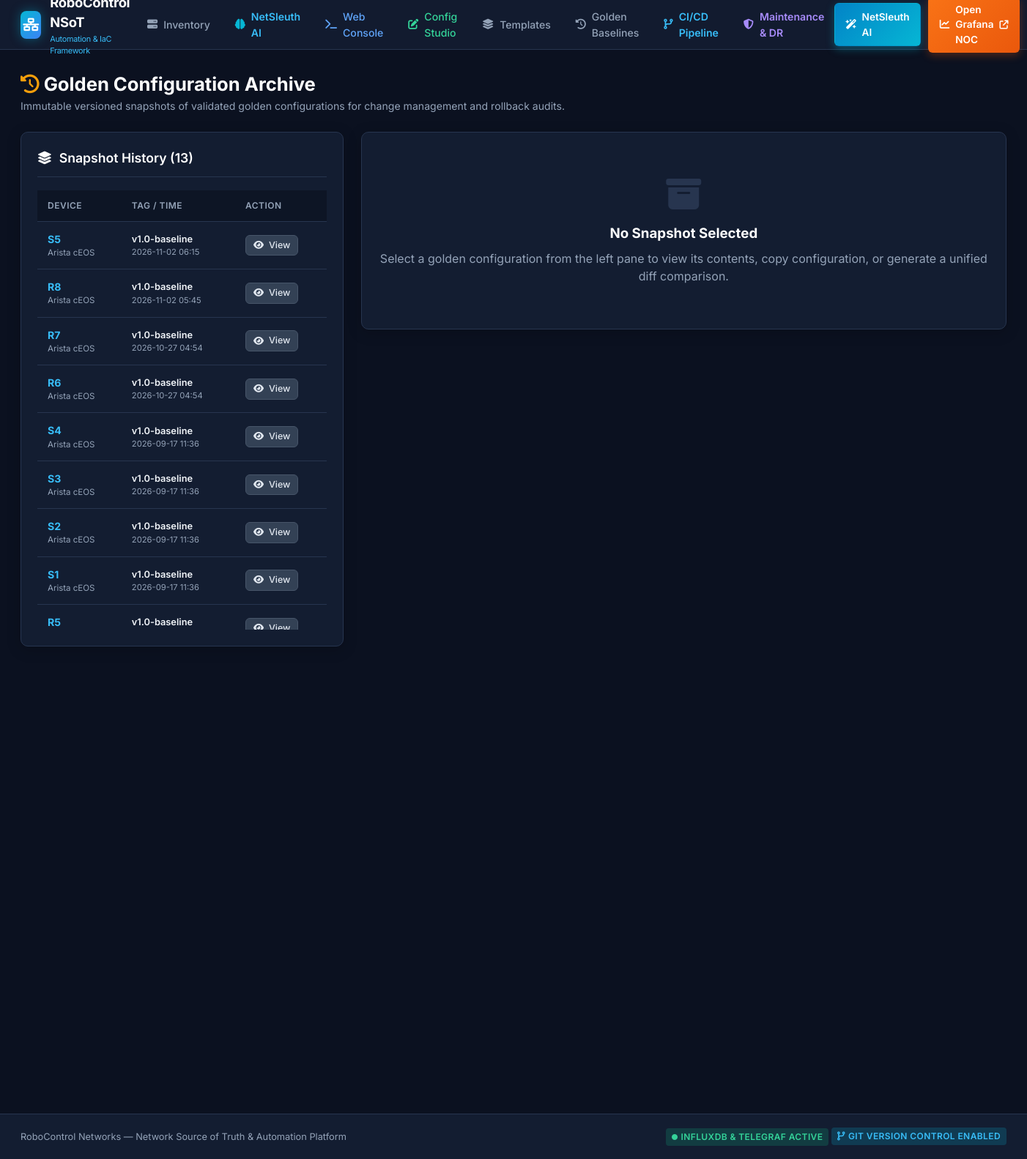
Screenshot of /golden-configs/ with the database file from the repository.
### automation/models.py (models this page shows, shortened)
class GoldenConfig(models.Model):
    device = models.ForeignKey(Device, on_delete=models.CASCADE, related_name='golden_configs')
    version_tag = models.CharField(max_length=64)
    timestamp = models.DateTimeField(auto_now_add=True)
    config_content = models.TextField()
    change_summary = models.CharField(max_length=255, default="Baseline Golden Config Snapshot")
    created_by = models.CharField(max_length=64, default="Network Automation Engine")
    class Meta:
        ordering = ['-timestamp']

class Device(models.Model):
    DEVICE_TYPES = [
        ('router', 'Router'),
        ('switch', 'Switch'),
        ('host', 'Host'),
        ('nmas', 'NMAS Station'),
        ('server', 'Internet Web Server'),
        ('backup', 'Backup Node'),
    ]
    VENDORS = [
        ('arista', 'Arista cEOS'),
        ('cisco_nxos', 'Cisco NX-OS 9000v'),
        ('cisco_xrv', 'Cisco IOS-XRv 9000'),
        ('sonic', 'SONiC VS (sonic-vs)'),
        ('linux', 'Linux Host / Server'),
    ]
    TIERS = [
        ('distribution', 'Tier 1: Distribution Routers (R1-R2, R6-R7)'),
        ('asbr', 'Tier 2: ASBR Core Routers (R3-R4)'),
        ('pe_router', 'Tier 3: PE WAN Gateway (R5)'),
        ('access_switch', 'Tier 4: Access Switches (S1-S2)'),
        ('core_switch', 'Tier 5: Core Backbone Switches (S3-S4)'),
        ('host', 'End Host (H1-H5)'),
        ('management', 'Management & Automation'),
    ]
    name = models.CharField(max_length=64, unique=True, verbose_name="Hostname / Device Name")
    device_type = models.CharField(max_length=32, choices=DEVICE_TYPES, default='router')
    vendor = models.CharField(max_length=64, choices=VENDORS, default='arista')
    tier = models.CharField(max_length=64, choices=TIERS, default='distribution')
    role = models.CharField(max_length=255, blank=True, verbose_name="Deployment Role")
    public_ip = models.CharField(max_length=64, blank=True, null=True, verbose_name="Public / WAN IP")
    private_ip = models.CharField(max_length=64, blank=True, null=True, verbose_name="Private IP")
    mgmt_ip = models.CharField(max_length=64, blank=True, null=True, verbose_name="Management IP")
    status = models.CharField(max_length=32, default='Online')
    routing_protocols = models.CharField(max_length=128, blank=True, default="OSPF", verbose_name="Routing Protocol(s)")
    bgp_asn = models.IntegerField(blank=True, null=True, verbose_name="BGP Local ASN")
    router_id = models.CharField(max_length=64, blank=True, null=True, verbose_name="Router ID")
    interface_ips = models.TextField(blank=True, verbose_name="Interface IPs / Descriptions")
    vlans = models.CharField(max_length=128, blank=True, verbose_name="VLANs (e.g. 10,20,30)")
    custom_config_yaml = models.TextField(blank=True, verbose_name="YAML Data Model")
    running_config = models.TextField(blank=True, verbose_name="Live Running Configuration")
    template_name = models.CharField(max_length=128, blank=True, default="r1_r2.j2", verbose_name="Jinja2 Template File")
    uploaded_config_file = models.FileField(upload_to='uploaded_configs/', blank=True, null=True, verbose_name="Uploaded Running Config File")
    uploaded_template_file = models.FileField(upload_to='uploaded_templates/', blank=True, null=True, verbose_name="Uploaded Jinja2 Template File")
    last_config_pulled_at = models.DateTimeField(blank=True, null=True)
    created_at = models.DateTimeField(auto_now_add=True)
    updated_at = models.DateTimeField(auto_now=True)
    class Meta:
        ordering = ['name']

### automation/views.py (the view, shortened to what this page needs)
# urls.py: path('golden-configs/', views.golden_configs_list_view, name='golden_configs'),
def golden_configs_list_view(request):
    golden_configs = GoldenConfig.objects.filter(device__device_type__in=['router', 'switch']).select_related('device').order_by('-timestamp')
    selected_gc = None
    diff_output = None
    gc_id = request.GET.get('id')
    compare_id = request.GET.get('compare')
    context = {
        'golden_configs': golden_configs,
        'selected_gc': selected_gc,
        'diff_output': diff_output,
    }
    return render(request, 'automation/golden_configs.html', context)

### templates/automation/golden_configs.html (shortened to what this page needs)
{% extends 'automation/base.html' %}
{% block content %}
<div style="margin-bottom: 24px;">
  <h1 style="font-size: 1.6rem; font-weight: 700; color: #ffffff;">
    <i class="fa-solid fa-clock-rotate-left" style="color: var(--accent-amber);"></i> Golden Configuration Archive
  </h1>
  <p style="color: var(--text-muted); font-size: 0.88rem;">Immutable versioned snapshots of validated golden configurations for change management and rollback audits.</p>
</div>
<div style="display: grid; grid-template-columns: 1fr 2fr; gap: 24px;">
  <div class="card">
    <div class="card-header">
      <div class="card-title"><i class="fa-solid fa-layer-group"></i> Snapshot History ({{ golden_configs.count }})</div>
    </div>
    <div class="table-responsive" style="max-height: 600px; overflow-y: auto;">
      <table>
        <thead>
          <tr>
            <th>Device</th>
            <th>Tag / Time</th>
            <th>Action</th>
          </tr>
        </thead>
        <tbody>
          {% for gc in golden_configs %}
          <tr {% if selected_gc and selected_gc.id == gc.id %}style="background: rgba(6, 182, 212, 0.15);"{% endif %}>
            <td>
              <strong style="color: #38bdf8;">{{ gc.device.name|upper }}</strong>
              <div style="font-size: 0.72rem; color: var(--text-muted);">{{ gc.device.get_vendor_display }}</div>
            </td>
            <td>
              <div style="font-weight: 600; font-size: 0.8rem; color: #f1f5f9;">{{ gc.version_tag }}</div>
              <div style="font-size: 0.7rem; color: var(--text-muted);">{{ gc.timestamp|date:"Y-m-d H:i" }}</div>
            </td>
            <td>
              <a href="?id={{ gc.id }}" class="btn btn-secondary btn-sm" title="Inspect Snapshot">
                <i class="fa-solid fa-eye"></i> View
              </a>
            </td>
          </tr>
          {% empty %}
          <tr>
            <td colspan="3" style="text-align: center; color: var(--text-muted); padding: 20px;">No golden configs captured yet.</td>
          </tr>
          {% endfor %}
        </tbody>
      </table>
    </div>
  </div>
  <div>
    {% if selected_gc %}
      <div class="card">
        <div class="card-header">
          <div>
            <div class="card-title" style="color: var(--accent-amber);">
              <i class="fa-solid fa-bookmark"></i> Snapshot: {{ selected_gc.device.name|upper }} &mdash; {{ selected_gc.version_tag }}
            </div>
            <div style="font-size: 0.75rem; color: var(--text-muted); margin-top: 4px;">
              Created: {{ selected_gc.timestamp|date:"Y-m-d H:i:s" }} &bull; Author: {{ selected_gc.created_by }} &bull; Note: {{ selected_gc.change_summary }}
            </div>
          </div>
          <div>
            <button class="btn btn-secondary btn-sm" onclick="navigator.clipboard.writeText(document.getElementById('gcContent').innerText); alert('Golden config copied!');">
              <i class="fa-solid fa-copy"></i> Copy
            </button>
          </div>
        </div>
        <form method="get" style="display: flex; gap: 10px; align-items: center; margin-bottom: 16px; background: rgba(0,0,0,0.2); padding: 10px; border-radius: 6px;">
          <input type="hidden" name="id" value="{{ selected_gc.id }}">
          <label style="margin: 0; font-size: 0.82rem; color: var(--text-muted); white-space: nowrap;">Compare with:</label>
          <select name="compare" class="form-control" style="padding: 6px 10px; font-size: 0.82rem;">
            <option value="">Select baseline version...</option>
            {% for g in golden_configs %}
              {% if g.id != selected_gc.id %}
                <option value="{{ g.id }}">{{ g.device.name|upper }} &mdash; {{ g.version_tag }} ({{ g.timestamp|date:"Y-m-d H:i" }})</option>
              {% endif %}
            {% endfor %}
          </select>
          <button type="submit" class="btn btn-primary btn-sm"><i class="fa-solid fa-code-compare"></i> Diff</button>
        </form>
        {% if diff_output %}
          <div style="margin-bottom: 14px;">
            <h4 style="font-size: 0.88rem; color: #38bdf8; margin-bottom: 6px;"><i class="fa-solid fa-code-compare"></i> Unified Configuration Diff:</h4>
            <pre class="code-box" style="color: #cbd5e1; background: #050811;"><code>{{ diff_output }}</code></pre>
          </div>
        {% endif %}
        <h4 style="font-size: 0.88rem; color: var(--text-muted); margin-bottom: 6px;">Full Configuration Content:</h4>
        <pre class="code-box" id="gcContent"><code>{{ selected_gc.config_content }}</code></pre>
      </div>
    {% else %}
      <div class="card" style="text-align: center; padding: 60px 20px; color: var(--text-muted);">
        <i class="fa-solid fa-box-archive" style="font-size: 3rem; color: var(--border-color); margin-bottom: 16px;"></i>
        <h3 style="color: #ffffff; margin-bottom: 8px;">No Snapshot Selected</h3>
        <p>Select a golden configuration from the left pane to view its contents, copy configuration, or generate a unified diff comparison.</p>
      </div>
    {% endif %}
  </div>
</div>
{% endblock %}

### templates/automation/base.html (style rules this page uses)
:root { --bg-main: #0b1120; --bg-card: #131d31; --bg-card-hover: #1e293b; --border-color: #27354f; --text-main: #f1f5f9; --text-muted: #94a3b8; --accent-cyan: #06b6d4; --accent-teal: #10b981; --accent-blue: #3b82f6; --accent-purple: #8b5cf6; --accent-amber: #f59e0b; --accent-red: #ef4444; }
* { box-sizing: border-box; margin: 0; padding: 0; }
body { font-family: 'Inter', -apple-system, BlinkMacSystemFont, sans-serif; background-color: var(--bg-main); color: var(--text-main); line-height: 1.5; min-height: 100vh; display: flex; flex-direction: column; }
.card { background: var(--bg-card); border: 1px solid var(--border-color); border-radius: 10px; padding: 22px; margin-bottom: 24px; box-shadow: 0 4px 20px rgba(0, 0, 0, 0.2); }
.card-header { display: flex; justify-content: space-between; align-items: center; margin-bottom: 18px; padding-bottom: 12px; border-bottom: 1px solid var(--border-color); }
.card-title { font-size: 1.1rem; font-weight: 600; color: #ffffff; display: flex; align-items: center; gap: 10px; }
.btn { display: inline-flex; align-items: center; gap: 7px; padding: 8px 16px; border-radius: 6px; font-size: 0.85rem; font-weight: 500; cursor: pointer; text-decoration: none; border: 1px solid transparent; transition: all 0.2s ease; }
.btn-secondary { background: #334155; color: #e2e8f0; border-color: #475569; }
.btn-sm { padding: 4px 10px; font-size: 0.78rem; }
.table-responsive { overflow-x: auto; }
table { width: 100%; border-collapse: collapse; font-size: 0.88rem; }
th { text-align: left; padding: 12px 14px; background: #0d1525; color: var(--text-muted); font-weight: 600; border-bottom: 1px solid var(--border-color); text-transform: uppercase; font-size: 0.75rem; letter-spacing: 0.5px; }
td { padding: 13px 14px; border-bottom: 1px solid var(--border-color); color: var(--text-main); }

### rows the page displays
GoldenConfig: device.name "S5", device.vendor "Arista cEOS", version_tag "v1.0-baseline", timestamp "2026-11-02 06:15"
GoldenConfig: device.name "R8", device.vendor "Arista cEOS", version_tag "v1.0-baseline", timestamp "2026-11-02 05:45"
GoldenConfig: device.name "R7", device.vendor "Arista cEOS", version_tag "v1.0-baseline", timestamp "2026-10-27 04:54"
GoldenConfig: device.name "R6", device.vendor "Arista cEOS", version_tag "v1.0-baseline", timestamp "2026-10-27 04:54"
GoldenConfig: device.name "S4", device.vendor "Arista cEOS", version_tag "v1.0-baseline", timestamp "2026-09-17 11:36"
GoldenConfig: device.name "S3", device.vendor "Arista cEOS", version_tag "v1.0-baseline", timestamp "2026-09-17 11:36"
GoldenConfig: device.name "S2", device.vendor "Arista cEOS", version_tag "v1.0-baseline", timestamp "2026-09-17 11:36"
GoldenConfig: device.name "S1", device.vendor "Arista cEOS", version_tag "v1.0-baseline", timestamp "2026-09-17 11:36"
GoldenConfig: device.name "R5", version_tag "v1.0-baseline"

### other values shown
{{ golden_configs.count }} "13"
